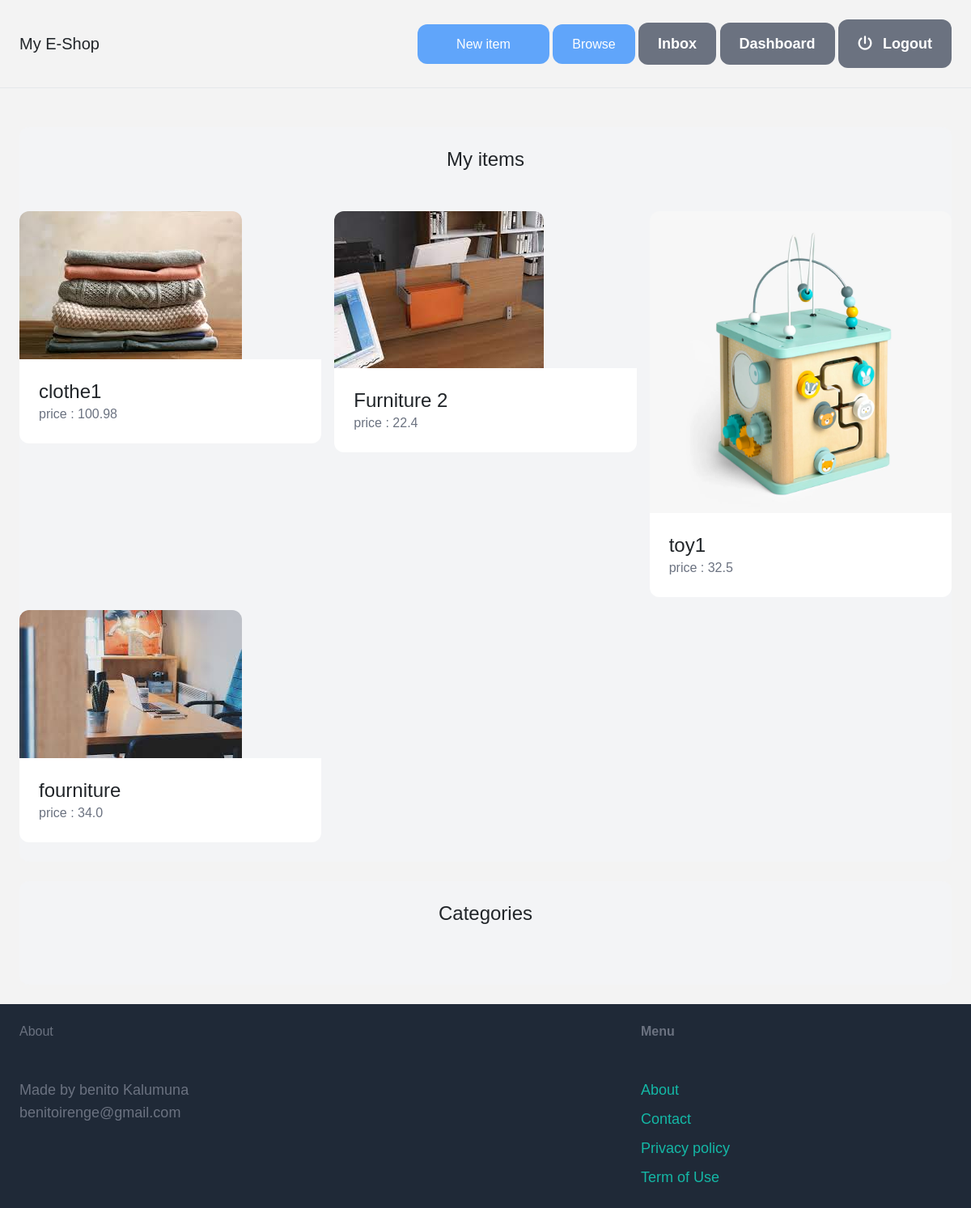
The page /dashboard/ (signed in) on the database its author committed.
### item/models.py (models this page shows, shortened)
class Item(models.Model):
    category =models.ForeignKey(Category, related_name='items', on_delete=models.CASCADE)
    name = models.CharField(max_length=255)
    description = models.TextField(blank=True, null=True)
    price=models.FloatField()
    image= models.ImageField(upload_to='item_images',blank=True, null=True)
    is_sold=models.BooleanField(default=False)
    created_by =models.ForeignKey(User, related_name='items', on_delete=models.CASCADE)
    created_at= models.DateTimeField(auto_now_add=True)

### dashboard/views.py (the view)
# urls.py: path('', views.index, name='index'),
@login_required
def index(request):
    items = Item.objects.filter(created_by=request.user)
    return render(request, 'dashboard/index.html',{
        'items': items,
    })

### dashboard/templates/dashboard/index.html (shortened to what this page needs)
{% extends 'core/base.html' %}
{% block content %}
<div class="mt-6 px6 py-6 bg-12 bg-gray-100 rounded-xl">
    <h2 class="mb-12 text-2xl text-center">My items</h2>
    <div class="grid grid-cols-3 gap-3">
        {% for item in items %}
        <div>
            <a href="{% url 'item:detail' item.id %}">
                <div>
                    <img src="{{ item.image.url }}" class="rounded-t-xl">
                </div>
                <div class="p-6 bg-white rounded-b-xl">
                    <h2 class="text-2xl">{{item.name}}</h2>
                    <p class="text-gray-500">price : {{ item.price }}</p>
                </div>
            </a>
        </div>
        {% endfor %}
    </div>
</div>
<div class="mt-6 px6 py-6 bg-12 bg-gray-100 rounded-xl">
    <h2 class="mb-12 text-2xl text-center">Categories</h2>
</div>
{% endblock %}

### static/css/styles.css (style rules this page uses)
* { margin: 0; padding: 0; box-sizing: border-box; list-style: none; font-family: 'Josefin Sans', sans-serif; }
body { background-color: #f3f3f3; }

### rows shown on the page
Item: image (picture), name "clothe1", price "100.98"
Item: image (picture), name "Furniture 2", price "22.4"
Item: image (picture), name "toy1", price "32.5"
Item: image (picture), name "fourniture", price "34.0"
